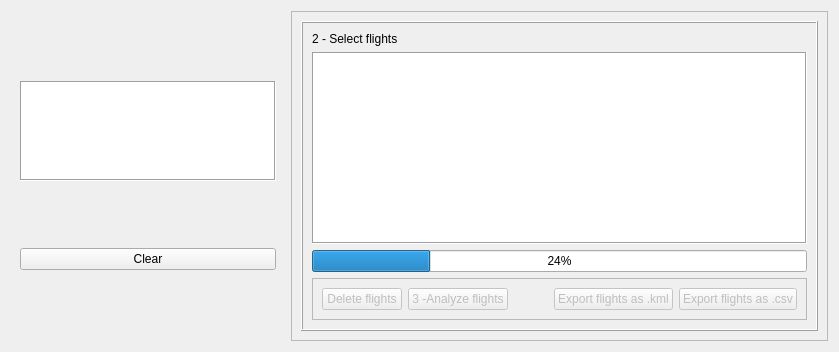
      <widget class="QWidget" name="inexport_tab">
       <attribute name="title">
        <string>Import Export</string>
       </attribute>
       <layout class="QHBoxLayout" name="horizontalLayout_2">
        <item>
         <widget class="QWidget" name="drag_and_drop_layout" native="true">
          <property name="sizePolicy">
           <sizepolicy hsizetype="Minimum" vsizetype="Preferred">
            <horstretch>0</horstretch>
            <verstretch>0</verstretch>
           </sizepolicy>
          </property>
          <layout class="QVBoxLayout" name="verticalLayout_2">
           <item>
            <widget class="QTextEdit" name="textEdit_log">
             <property name="sizePolicy">
              <sizepolicy hsizetype="Minimum" vsizetype="Fixed">
               <horstretch>0</horstretch>
               <verstretch>0</verstretch>
              </sizepolicy>
             </property>
             <property name="maximumSize">
              <size>
               <width>300</width>
               <height>100</height>
              </size>
             </property>
             <property name="frameShape">
              <enum>QFrame::Box</enum>
             </property>
             <property name="readOnly">
              <bool>true</bool>
             </property>
             <property name="overwriteMode">
              <bool>false</bool>
             </property>
            </widget>
           </item>
           <item>
            <widget class="QPushButton" name="pushButton_clear_log">
             <property name="sizePolicy">
              <sizepolicy hsizetype="Minimum" vsizetype="Fixed">
               <horstretch>0</horstretch>
               <verstretch>0</verstretch>
              </sizepolicy>
             </property>
             <property name="text">
              <string>Clear</string>
             </property>
            </widget>
           </item>
          </layout>
         </widget>
        </item>
        <item>
         <widget class="QFrame" name="frame_2">
          <property name="frameShape">
           <enum>QFrame::StyledPanel</enum>
          </property>
          <property name="frameShadow">
           <enum>QFrame::Raised</enum>
          </property>
          <layout class="QVBoxLayout" name="verticalLayout_5">
           <item>
            <widget class="QFrame" name="frame_6">
             <property name="frameShape">
              <enum>QFrame::Box</enum>
             </property>
             <property name="frameShadow">
              <enum>QFrame::Raised</enum>
             </property>
             <layout class="QVBoxLayout" name="verticalLayout_4">
              <item>
               <widget class="QLabel" name="label_table_import">
                <property name="text">
                 <string>2 - Select flights</string>
                </property>
               </widget>
              </item>
              <item>
               <widget class="QTableWidget" name="tableWidget_database">
                <property name="sizePolicy">
                 <sizepolicy hsizetype="Expanding" vsizetype="Expanding">
                  <horstretch>0</horstretch>
                  <verstretch>0</verstretch>
                 </sizepolicy>
                </property>
                <property name="frameShape">
                 <enum>QFrame::Box</enum>
                </property>
                <property name="dragEnabled">
                 <bool>true</bool>
                </property>
                <property name="alternatingRowColors">
                 <bool>true</bool>
                </property>
               </widget>
              </item>
              <item>
               <widget class="QProgressBar" name="progressBar">
                <property name="value">
                 <number>24</number>
                </property>
               </widget>
              </item>
              <item>
               <widget class="QFrame" name="frame_8">
                <property name="frameShape">
                 <enum>QFrame::StyledPanel</enum>
                </property>
                <property name="frameShadow">
                 <enum>QFrame::Raised</enum>
                </property>
                <layout class="QHBoxLayout" name="horizontalLayout_5">
                 <item>
                  <widget class="QPushButton" name="pushButton_delete_entry">
                   <property name="enabled">
                    <bool>false</bool>
                   </property>
                   <property name="text">
                    <string>Delete flights</string>
                   </property>
                  </widget>
                 </item>
                 <item>
                  <widget class="QPushButton" name="pushButton_analyze_entry">
                   <property name="enabled">
                    <bool>false</bool>
                   </property>
                   <property name="text">
                    <string>3 -Analyze flights</string>
                   </property>
                  </widget>
                 </item>
                 <item>
                  <spacer name="horizontalSpacer_8">
                   <property name="orientation">
                    <enum>Qt::Horizontal</enum>
                   </property>
                   <property name="sizeHint" stdset="0">
                    <size>
                     <width>40</width>
                     <height>20</height>
                    </size>
                   </property>
                  </spacer>
                 </item>
                 <item>
                  <widget class="QPushButton" name="pushButton_export_entry_kml">
                   <property name="enabled">
                    <bool>false</bool>
                   </property>
                   <property name="text">
                    <string>Export flights as .kml</string>
                   </property>
                  </widget>
                 </item>
                 <item>
                  <widget class="QPushButton" name="pushButton_export_entry_csv">
                   <property name="enabled">
                    <bool>false</bool>
                   </property>
                   <property name="text">
                    <string>Export flights as .csv</string>
                   </property>
                  </widget>
                 </item>
                </layout>
               </widget>
              </item>
             </layout>
            </widget>
           </item>
          </layout>
         </widget>
        </item>
       </layout>
      </widget>
